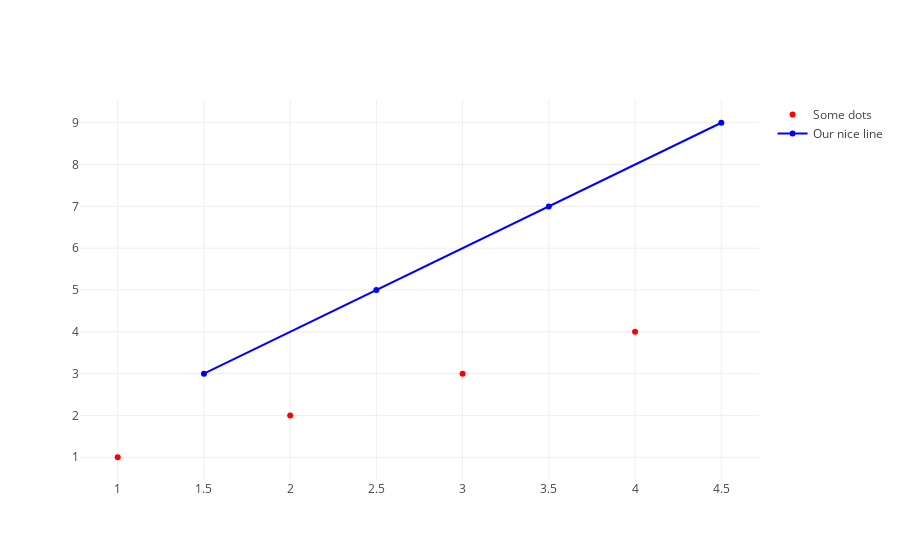

The notebook cell saved with this chart:
### Markdown cell above
Finally, we create a plot of the two traces.

### Code cell
plotly.offline.iplot([
    trace0, trace1
])

### Figure 1 — Plotly figure (JSON) as saved in the notebook; plotly's stock layout.template omitted (floating-point values rounded to 4 significant figures)
{"data": [{"marker": {"color": "red"}, "mode": "markers", "name": "Some dots", "type": "scatter", "uid": "d9f584c6-83b7-11e9-a53d-71a58fc231eb", "x": [1, 2, 3, 4], "y": [1, 2, 3, 4]}, {"marker": {"color": "blue"}, "name": "Our nice line", "type": "scatter", "uid": "d9f5880e-83b7-11e9-a53d-71a58fc231eb", "x": [1.5, 2.5, 3.5, 4.5], "y": [3, 5, 7, 9]}], "layout": {}}
